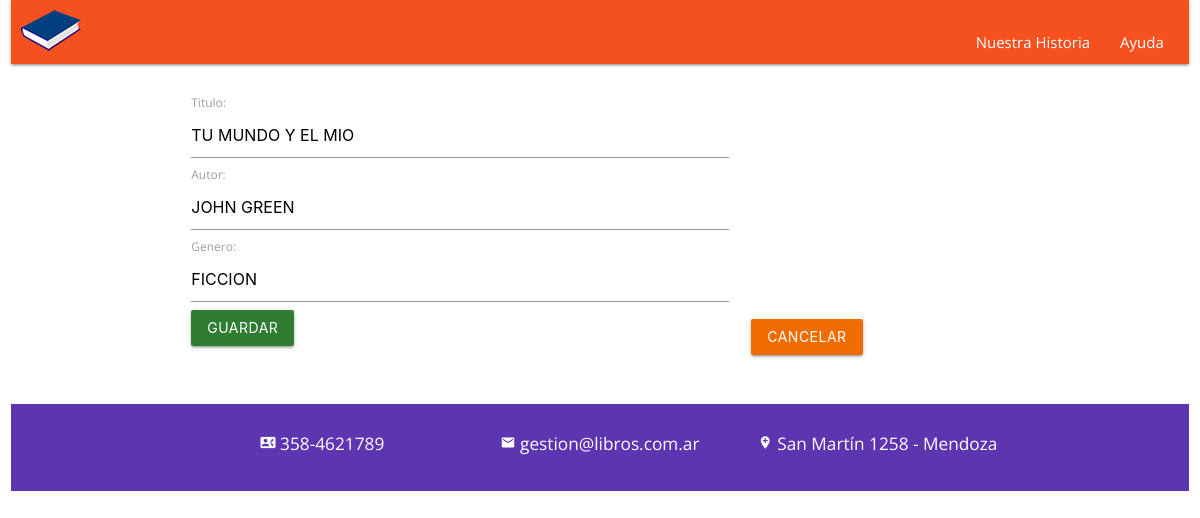
The app's page /libros/9/editar/ with its own data.
### database_setup.py (models this page shows, shortened)
class Libro(Base):
    __tablename__ = 'libro'
    id = Column(Integer, primary_key=True)
    titulo = Column(String(250), nullable=False)
    autor = Column(String(250), nullable=False)
    genero = Column(String(250))

### app.py (the view)
@app.route("/libros/<int:libro_id>/editar/", methods=['GET', 'POST'])
def editarLibro(libro_id):
    libroEditado = session.query(Libro).filter_by(id=libro_id).one()
    if request.method == 'POST':
        if request.form['nombre'] and request.form['autor'] and request.form['genero']:
            libroEditado.titulo = request.form['nombre']
            libroEditado.autor = request.form['autor']
            libroEditado.genero = request.form['genero']
            return redirect(url_for('mostrarLibros'))
    else:
        return render_template('editarLibro.html', libro=libroEditado)

### templates/editarLibro.html
{% extends "libros.html" %}
    {% block contenido %}
<div class="container">
    <div class="row">
        <div class="col l8 m6 s6">
            <form action="{{ url_for('editarLibro',libro_id = libro.id)}}" method="post">
                <div class="form-group">
                    <label for="nombre">Titulo:</label>
                    <input type="text" class="form-control" name="nombre" value="{{libro.titulo }}">
                    <label for="nombre">Autor:</label>
                    <input type="text" class="form-control" name="autor" value="{{libro.autor }}">
                    <label for="nombre">Genero:</label>
                    <input type="text" class="form-control" name="genero" value="{{libro.genero }}">
                    <button class="waves-effect waves-light center btn green darken-3" type="submit"> Guardar</button>
                </div>
            </form>
        </div>
        <div class="col l4 m2 s2">
            <br>
            <br>
            <br>
            <br>
            <br>
            <br>
            <br>
            <br>
            <br>
            <br>
            <a href='{{ url_for("mostrarLibros") }}'>
                <button class="waves-effect waves-light center btn orange darken-3">Cancelar</button>
            </a>
        </div>
</div>
</div>
{% endblock %}

### static/css/template.css (style rules this page uses)
body { font-family: 'Montserrat', sans-serif; }

### static/css/estilos.css (style rules this page uses)
:root { --green-color: #7ACC2D; --black-color: #313337; --white-color: white; --normal:12px; --space:10px; --space-2:20px; --box:0px 0 2px 1px #e6e5e9; }
html, body { margin:0; padding: 0; font-family: 'Open Sans', sans-serif; color: var(--black-color); }
p, label { font-size: var(--normal); }

### records on screen
Libro: nombre "TU MUNDO Y EL MIO", autor "JOHN GREEN", genero "FICCION"
